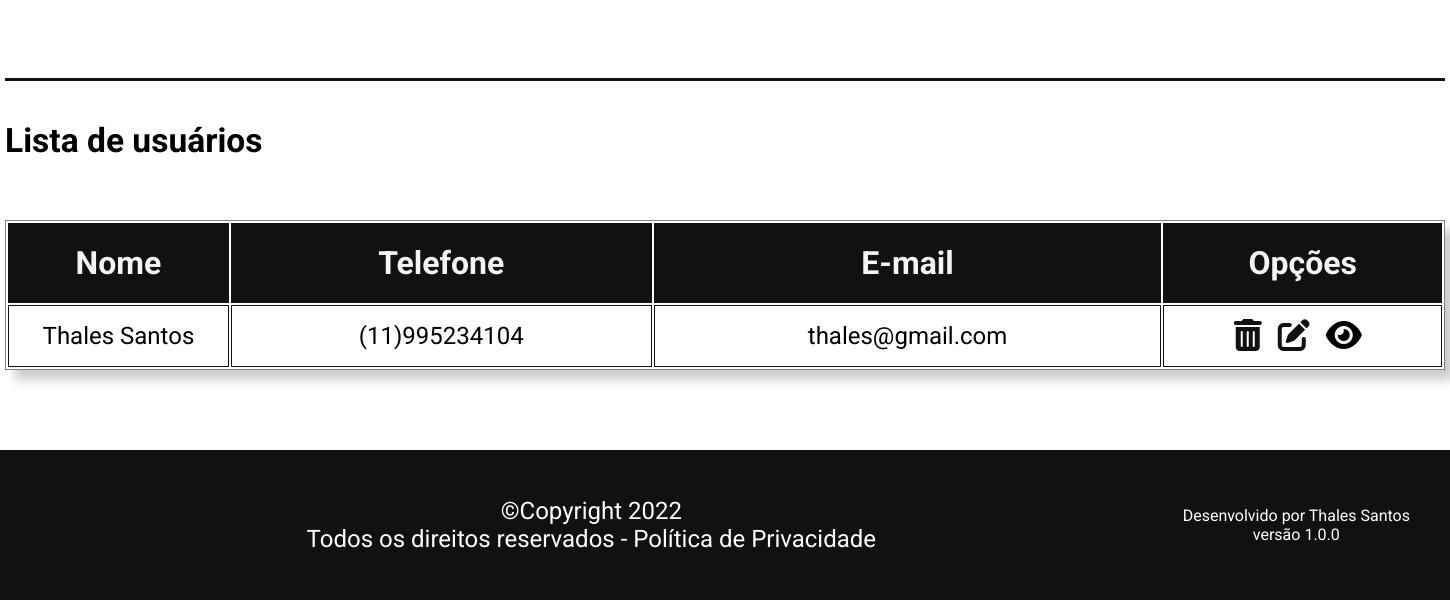
The app's page /cms/router.php?component=usuarios&action=buscar&id=1 (lower part), older data.
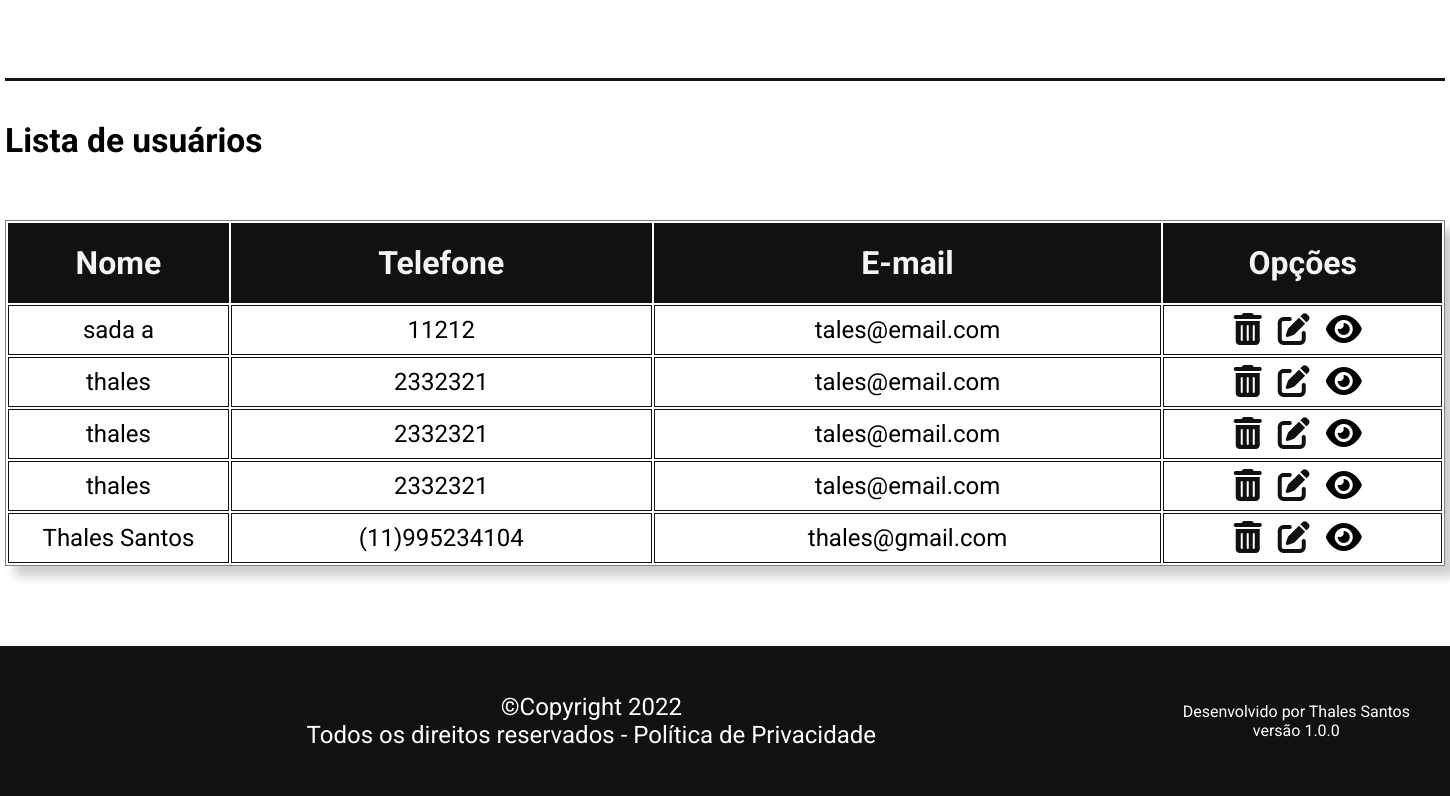
The same page, newer data.
### tables this page shows
CREATE TABLE `tbl_usuarios` (
  `id_usuario` int NOT NULL AUTO_INCREMENT,
  `nome` varchar(250) NOT NULL,
  `telefone` varchar(18) DEFAULT NULL,
  `email` varchar(80) NOT NULL,
  `data_nascimento` date NOT NULL,
  `senha` varchar(20) DEFAULT NULL,
  `sexo` varchar(1) DEFAULT NULL,
  PRIMARY KEY (`id_usuario`)
);

### cms/model/bd/usuario.php (called while the page is built, shortened)
<?php
function selectUsuarioById($id) {
    $conexao = conexaoMySQL();
    $sql = "select * from tbl_usuarios where id_usuario = ".$id;
    $result = mysqli_query($conexao, $sql);
    if ($result) {
        if ($rsDados = mysqli_fetch_assoc($result)) {
            $arrayDados= array(
                "id"                   => $rsDados['id_usuario'],
                "nome"                 => $rsDados['nome'],
                "telefone"             => $rsDados['telefone'],
                "email"                => $rsDados['email'],
                "data_nascimento"      => $rsDados['data_nascimento'],
                "sexo"                 => $rsDados['sexo']
            );
        }
        return $arrayDados;
    }
}
function selectAllUsuarios() {
    $conexao = conexaoMySQL();
    $sql = "select * from tbl_usuarios order by nome asc";
    $result = mysqli_query($conexao, $sql);
    $arrayDados = array();
    if ($result) {
        $cont = 0;
        while ($rsDados = mysqli_fetch_assoc($result)) {
            if ($rsDados) {
                $arrayDados[$cont] = array(
                    "id"       => $rsDados['id_usuario'],
                    "nome"     => $rsDados['nome'],
                    "telefone" => $rsDados['telefone'],
                    "email"    => $rsDados['email']
                );
                $cont++;
            }
        }
        return $arrayDados;
    }
}
?>

### cms/controller/controllerUsuario.php (called while the page is built, shortened)
<?php
function listaUsuarios()
{
    require_once('model/bd/usuario.php');
    $dados = selectAllUsuarios();
    if (!empty($dados))
        return $dados;
    else
        return false;
}
function buscarUsuario($id) {
    if($id != 0 && !empty($id) && is_numeric($id)) {
        require_once('model/bd/usuario.php');
        $dados = selectUsuarioById($id);
        if(!empty($dados))
            return $dados;
        else
            return false;
    } else
        return array( 'idErro' => 4,
                      'message'  => 'Não é possível buscar um registro sem informar um ID válido.'     );
}
?>

### cms/dashboard-usuarios.php (the view, shortened to what this page needs)
<?php
if (session_status()) {
  if (!empty($_SESSION['dadosUsuario'])) {
    $id = $_SESSION['dadosUsuario']['id'];
  }
}
?>
<!DOCTYPE html>
<html lang="pt-br">
<head>
  <link rel="stylesheet" href="https://cdnjs.cloudflare.com/ajax/libs/font-awesome/6.1.1/css/all.min.css" />
  <link rel="stylesheet" type="text/css" href="css/style.css" />
  <link rel="stylesheet" type="text/css" href="css/dashboard-usuarios.css" />
  <link rel="stylesheet" type="text/css" href="css/dashboard-contatos.css" />
</head>
<body>
  <section class="content container">
    <div class="list-users">
      <h2>Lista de usuários</h2>
      <table>
        <thead>
          <th>Nome</th>
          <th>Telefone</th>
          <th>E-mail</th>
          <th>Opções</th>
        </thead>
        <tbody id="clientsInfo">
          <?php
          require_once('controller/controllerUsuario.php');
          if ($listContato = listaUsuarios()) {
            foreach ($listContato as $item) {
          ?>
              <tr>
                <td><?= $item['nome'] ?></td>
                <td><?= $item['telefone'] ?></td>
                <td><?= $item['email'] ?></td>
                <td class="acoes">
                  <a onclick="return confirm('Deseja realmente excluir o contato: <?= $item['nome'] ?>')" href="router.php?component=usuarios&action=deletar&id=<?= $item['id'] ?>">
                    <i class="fa-solid fa-trash-can" title="Excluir"></i>
                  </a>
                  <a href="router.php?component=usuarios&action=buscar&id=<?= $item['id'] ?>" id="editar-<?= $item['id']?>">
                    <i class="fa-solid fa-pen-to-square" title="Editar"></i>
                  </a>
                  <i class="fa-solid fa-eye" title="Visualizar"></i>
                </td>
              </tr>
          <?php
            }
          }
          ?>
        </tbody>
      </table>
    </div>
  </section>
  <footer>
    <div class="footer-content container">
      <div class="footer-content-center">
        <span>&copy;Copyright 2022</span>
        <span>Todos os direitos reservados -
          <a href="">Política de Privacidade</a></span>
      </div>
      <div class="footer-content-right">
        <span>Desenvolvido por Thales Santos</span>
        <span>versão 1.0.0</span>
      </div>
    </div>
  </footer>
</body>
</html>

Row changes from the older to the newer data that the page shows:
added tbl_usuarios: nome "sada a", telefone "11212", email "tales@email.com"
added tbl_usuarios: nome "thales", telefone "2332321", email "tales@email.com"
added tbl_usuarios: nome "thales", telefone "2332321", email "tales@email.com"
added tbl_usuarios: nome "thales", telefone "2332321", email "tales@email.com"
